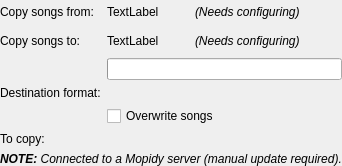
<?xml version="1.0" encoding="UTF-8"?>
<ui version="4.0">
 <class>ActionDialog</class>
 <widget class="QWidget" name="ActionDialog">
  <property name="geometry">
   <rect>
    <x>0</x>
    <y>0</y>
    <width>342</width>
    <height>165</height>
   </rect>
  </property>
  <layout class="QVBoxLayout" name="verticalLayout">
   <property name="margin">
    <number>0</number>
   </property>
   <item>
    <widget class="QStackedWidget" name="stack">
     <property name="currentIndex">
      <number>0</number>
     </property>
     <widget class="QWidget" name="page">
      <layout class="QFormLayout" name="formLayout">
       <property name="fieldGrowthPolicy">
        <enum>QFormLayout::AllNonFixedFieldsGrow</enum>
       </property>
       <property name="margin">
        <number>0</number>
       </property>
       <item row="0" column="0">
        <widget class="QLabel" name="label">
         <property name="text">
          <string>Copy songs from:</string>
         </property>
        </widget>
       </item>
       <item row="0" column="1">
        <layout class="QHBoxLayout" name="horizontalLayout_4">
         <item>
          <widget class="QLabel" name="sourceLabel">
           <property name="text">
            <string>TextLabel</string>
           </property>
          </widget>
         </item>
         <item>
          <widget class="QToolButton" name="configureSourceButton">
           <property name="toolTip">
            <string>Configure</string>
           </property>
           <property name="autoRaise">
            <bool>true</bool>
           </property>
          </widget>
         </item>
         <item>
          <widget class="QLabel" name="configureSourceLabel">
           <property name="font">
            <font>
             <italic>true</italic>
            </font>
           </property>
           <property name="text">
            <string>(Needs configuring)</string>
           </property>
          </widget>
         </item>
         <item>
          <spacer name="horizontalSpacer_2">
           <property name="orientation">
            <enum>Qt::Horizontal</enum>
           </property>
           <property name="sizeHint" stdset="0">
            <size>
             <width>40</width>
             <height>20</height>
            </size>
           </property>
          </spacer>
         </item>
        </layout>
       </item>
       <item row="1" column="0">
        <widget class="QLabel" name="label_3">
         <property name="text">
          <string>Copy songs to:</string>
         </property>
        </widget>
       </item>
       <item row="1" column="1">
        <layout class="QHBoxLayout" name="horizontalLayout">
         <item>
          <widget class="QLabel" name="destinationLabel">
           <property name="text">
            <string>TextLabel</string>
           </property>
          </widget>
         </item>
         <item>
          <widget class="QToolButton" name="configureDestButton">
           <property name="toolTip">
            <string>Configure</string>
           </property>
           <property name="autoRaise">
            <bool>true</bool>
           </property>
          </widget>
         </item>
         <item>
          <widget class="QLabel" name="configureDestLabel">
           <property name="font">
            <font>
             <italic>true</italic>
            </font>
           </property>
           <property name="text">
            <string>(Needs configuring)</string>
           </property>
          </widget>
         </item>
         <item>
          <spacer name="horizontalSpacer">
           <property name="orientation">
            <enum>Qt::Horizontal</enum>
           </property>
           <property name="sizeHint" stdset="0">
            <size>
             <width>40</width>
             <height>20</height>
            </size>
           </property>
          </spacer>
         </item>
        </layout>
       </item>
       <item row="2" column="1">
        <widget class="CapacityBar" name="capacity">
         <property name="sizePolicy">
          <sizepolicy hsizetype="MinimumExpanding" vsizetype="Fixed">
           <horstretch>0</horstretch>
           <verstretch>0</verstretch>
          </sizepolicy>
         </property>
        </widget>
       </item>
       <item row="3" column="0">
        <widget class="QLabel" name="codecLabel">
         <property name="text">
          <string>Destination format:</string>
         </property>
        </widget>
       </item>
       <item row="3" column="1">
        <widget class="QLabel" name="codec">
         <property name="text">
          <string/>
         </property>
        </widget>
       </item>
       <item row="4" column="1">
        <widget class="QCheckBox" name="overwrite">
         <property name="text">
          <string>Overwrite songs</string>
         </property>
        </widget>
       </item>
       <item row="5" column="0">
        <widget class="QLabel" name="songCountLabel">
         <property name="text">
          <string>To copy:</string>
         </property>
        </widget>
       </item>
       <item row="5" column="1">
        <widget class="UrlLabel" name="songCount">
         <property name="sizePolicy">
          <sizepolicy hsizetype="Maximum" vsizetype="Preferred">
           <horstretch>0</horstretch>
           <verstretch>0</verstretch>
          </sizepolicy>
         </property>
        </widget>
       </item>
       <item row="6" column="0" colspan="2">
        <widget class="UrlLabel" name="mopidyNote">
         <property name="text" stdset="0">
          <string>&lt;i&gt;&lt;b&gt;NOTE:&lt;/b&gt; Connected to a Mopidy server (manual update required).&lt;/i&gt;</string>
         </property>
         <property name="textInteractionFlags">
          <set>Qt::NoTextInteraction</set>
         </property>
        </widget>
       </item>
      </layout>
     </widget>
     <widget class="QWidget" name="page_3">
      <layout class="QHBoxLayout" name="horizontalLayout_2">
       <property name="margin">
        <number>0</number>
       </property>
       <item>
        <widget class="QLabel" name="errorIcon">
         <property name="sizePolicy">
          <sizepolicy hsizetype="Fixed" vsizetype="Fixed">
           <horstretch>0</horstretch>
           <verstretch>0</verstretch>
          </sizepolicy>
         </property>
         <property name="minimumSize">
          <size>
           <width>64</width>
           <height>64</height>
          </size>
         </property>
         <property name="maximumSize">
          <size>
           <width>64</width>
           <height>64</height>
          </size>
         </property>
        </widget>
       </item>
       <item>
        <spacer name="horizontalSpacer_3">
         <property name="orientation">
          <enum>Qt::Horizontal</enum>
         </property>
         <property name="sizeType">
          <enum>QSizePolicy::Fixed</enum>
         </property>
         <property name="sizeHint" stdset="0">
          <size>
           <width>16</width>
           <height>20</height>
          </size>
         </property>
        </spacer>
       </item>
       <item>
        <widget class="SplitLabelWidget" name="errorText"/>
       </item>
      </layout>
     </widget>
     <widget class="QWidget" name="page_4">
      <layout class="QHBoxLayout" name="horizontalLayout_3">
       <property name="margin">
        <number>0</number>
       </property>
       <item>
        <widget class="QLabel" name="skipIcon">
         <property name="sizePolicy">
          <sizepolicy hsizetype="Fixed" vsizetype="Fixed">
           <horstretch>0</horstretch>
           <verstretch>0</verstretch>
          </sizepolicy>
         </property>
         <property name="minimumSize">
          <size>
           <width>64</width>
           <height>64</height>
          </size>
         </property>
         <property name="maximumSize">
          <size>
           <width>64</width>
           <height>64</height>
          </size>
         </property>
        </widget>
       </item>
       <item>
        <spacer name="horizontalSpacer_4">
         <property name="orientation">
          <enum>Qt::Horizontal</enum>
         </property>
         <property name="sizeType">
          <enum>QSizePolicy::Fixed</enum>
         </property>
         <property name="sizeHint" stdset="0">
          <size>
           <width>16</width>
           <height>20</height>
          </size>
         </property>
        </spacer>
       </item>
       <item>
        <widget class="SplitLabelWidget" name="skipText"/>
       </item>
      </layout>
     </widget>
     <widget class="QWidget" name="page_2">
      <layout class="QGridLayout" name="gridLayout">
       <property name="margin">
        <number>0</number>
       </property>
       <item row="0" column="0">
        <widget class="ActionLabel" name="actionLabel">
         <property name="sizePolicy">
          <sizepolicy hsizetype="Fixed" vsizetype="Fixed">
           <horstretch>0</horstretch>
           <verstretch>0</verstretch>
          </sizepolicy>
         </property>
         <property name="minimumSize">
          <size>
           <width>64</width>
           <height>64</height>
          </size>
         </property>
         <property name="maximumSize">
          <size>
           <width>64</width>
           <height>64</height>
          </size>
         </property>
        </widget>
       </item>
       <item row="0" column="1">
        <spacer name="horizontalSpacer_5">
         <property name="orientation">
          <enum>Qt::Horizontal</enum>
         </property>
         <property name="sizeType">
          <enum>QSizePolicy::Fixed</enum>
         </property>
         <property name="sizeHint" stdset="0">
          <size>
           <width>16</width>
           <height>20</height>
          </size>
         </property>
        </spacer>
       </item>
       <item row="0" column="2">
        <widget class="SplitLabelWidget" name="progressLabel"/>
       </item>
       <item row="1" column="0" colspan="3">
        <widget class="QProgressBar" name="progressBar">
         <property name="value">
          <number>24</number>
         </property>
        </widget>
       </item>
      </layout>
     </widget>
    </widget>
   </item>
  </layout>
 </widget>
 <customwidgets>
  <customwidget>
   <class>CapacityBar</class>
   <extends>QProgressBar</extends>
   <header>support/capacitybar.h</header>
  </customwidget>
  <customwidget>
   <class>ActionLabel</class>
   <extends>QLabel</extends>
   <header>widgets/actionlabel.h</header>
  </customwidget>
  <customwidget>
   <class>UrlLabel</class>
   <extends>QLabel</extends>
   <header>support/urllabel.h</header>
  </customwidget>
  <customwidget>
   <class>SplitLabelWidget</class>
   <extends>QLabel</extends>
   <header>devices/splitlabelwidget.h</header>
  </customwidget>
 </customwidgets>
 <tabstops>
  <tabstop>configureDestButton</tabstop>
  <tabstop>overwrite</tabstop>
 </tabstops>
 <resources/>
 <connections/>
</ui>
